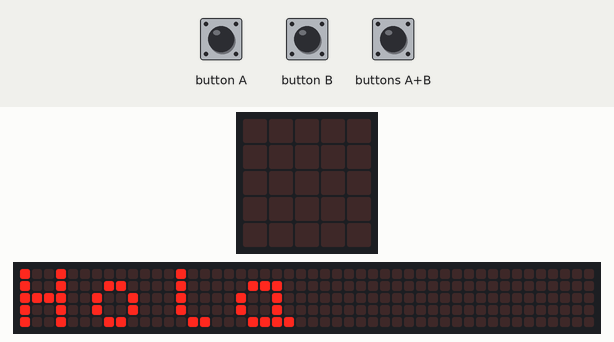
A program run on a simulated BBC micro:bit (MakeCode). Parts: the board's 5×5 LED display, a strip that is not on the board, showing the scrolling text unrolled. The inputs (shaded band) are chosen by the test bench. The 48×5 strip is a reading aid, not a part: it shows the text the display is scrolling, unrolled, one strip-width of it at a time.

Above: at 4.3 s.
5.8 s: button A pressed for 0.15 s
At 6.5 s:
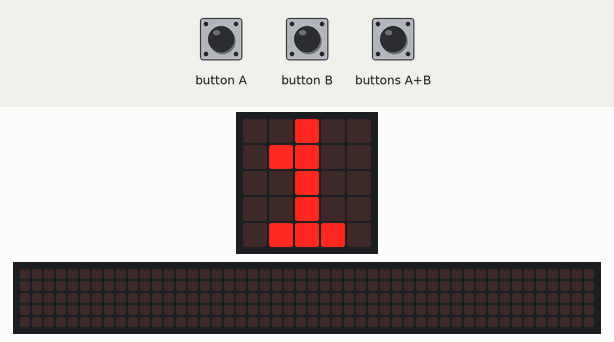
At 7.3 s:
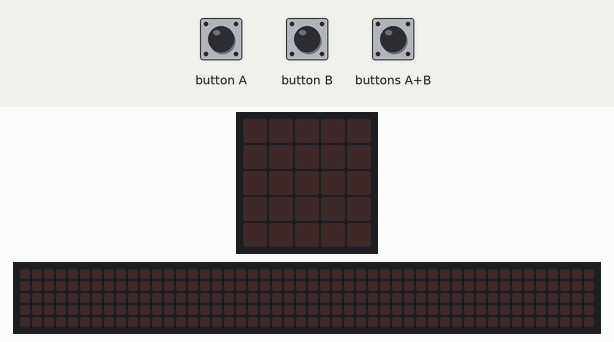
8.2 s: button A pressed for 0.15 s
At 8.9 s:
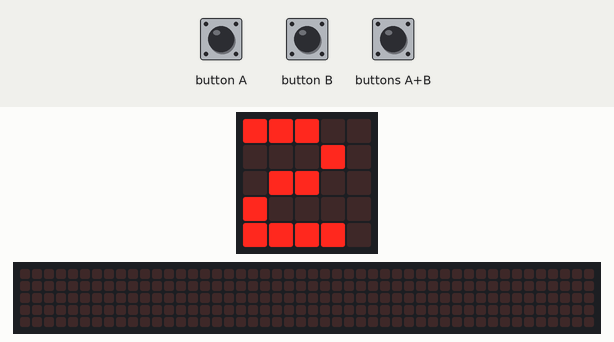
10.6 s: buttons A+B pressed for 1 s
Timing chart, 0 to 13.6 s (numbered marks = the images above; inputs shaded):
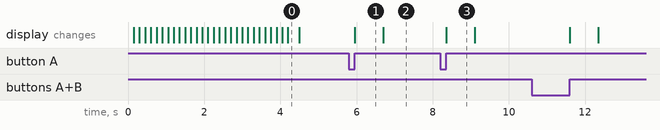

The program:

main.ts
```typescript
input.onButtonPressed(Button.A, function () {
    niños += 1
    basic.showNumber(niños)
    basic.clearScreen()
})
input.onGesture(Gesture.Shake, function () {
    niñas = 0
    niños = 0
    total = 0
})
input.onButtonPressed(Button.AB, function () {
    total = niñas + niños
    basic.showNumber(total)
    basic.clearScreen()
})
input.onButtonPressed(Button.B, function () {
    niñas += 1
    basic.showNumber(niñas)
    basic.clearScreen()
})
let total = 0
let niñas = 0
let niños = 0
basic.showString("Hola")
```

test.ts
```typescript
// aquí va el archivo "tests"; esto no se compilará cuando este paquete se utilice como una extensión.
```

Measured:
- after the input at 5.8 s, the display: changes after 0.15 s (image 1)
- after the input at 8.2 s, the display: changes after 0.15 s (image 3)
- what the display in image 1 shows lasts 0.7 s, from 6.0 s to 6.7 s
